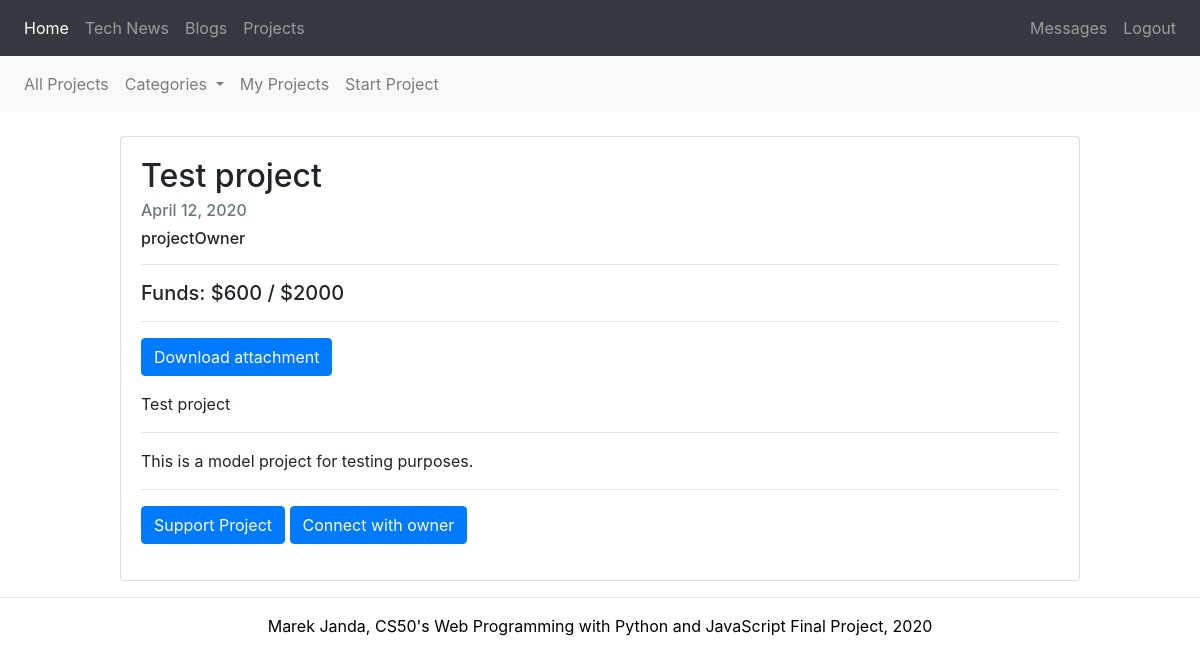
Screenshot of /projects/1/project (signed in) with the database file from the repository.
### ecohub/models.py (models this page shows, shortened)
class Project(models.Model):
    owner = models.ForeignKey(User, default=1, on_delete=models.SET_DEFAULT)
    category = models.ForeignKey(NewsCategory, default=1, verbose_name="Category", on_delete=models.SET_DEFAULT)
    title = models.CharField(max_length=255)
    published = models.DateField(auto_now_add=True)
    abstract = models.TextField()
    description = models.TextField()
    target_funds = models.BigIntegerField()
    current_funds = models.BigIntegerField(default=0)
    attachment = models.FileField(upload_to='uploads/%Y/%m/%d/', blank=True)

### ecohub/views.py (the view)
# urls.py: path("projects/<int:project_id>/project", views.project_view, name="project"),
def project_view(request, project_id):
    project = Project.objects.get(pk=project_id)
    if project.owner == request.user:
        contributions = Fund.objects.filter(project_reference=project)
    else:
        contributions = False
    context = {
        "project": project,
        "categories": NewsCategory.objects.all(),
        "contributions": contributions
    }
    return render(request, 'ecohub/project.html', context=context)

### ecohub/models.py (called while the page is built)
    def __str__(self):
        return self.category_name

### ecohub/templates/ecohub/project.html (shortened to what this page needs)
{% extends "ecohub/base.html" %}
{% block body %}
    {% include 'ecohub/includes/projectnav.html' %}
    <div class="card blog" style="width: 80%;">
        <div class="card-body">
            <h2 class="card-title">{{ project.title }}</h2>
            <h6 class="card-subtitle mb-2 text-muted">{{ project.published }}</h6>
            <h6>{{ project.owner }}</h6>
            <hr>
            <p><h5>Funds: ${{ project.current_funds }} / ${{ project.target_funds }}</h5></p>
            <hr>
            <p><a href="{{ project.attachment.url }}" class="btn btn-primary" download="{{ project.title }}">Download attachment</a></p>
            <p class="card-text">{{ project.abstract|safe }}</p>
            <hr>
            <p class="card-text">{{ project.description|safe }}</p>
            <hr>
            <p>
                <a href="{% url 'support_project' project.id %}" class="btn btn-primary project-btn">Support Project</a>
                <a href="{% url 'contact_owner' project.id %}" class="btn btn-primary project-btn">Connect with owner</a>
            </p>
        </div>
    </div>
{% endblock %}

### static/ecohub/CSS/styles.css (style rules this page uses)
.card { margin-top: 2%; margin-bottom: 1%; width: 80%; justify-content: center; }
.blog, .homecard, .article-card, .project-card { justify-content: center; width: 80%; margin-left: 10%; }

### rows the page displays
Project: title "Test project", published "April 12, 2020", owner "projectOwner", current_funds "600", target_funds "2000", abstract "Test project", description "This is a model project for testing purposes."
